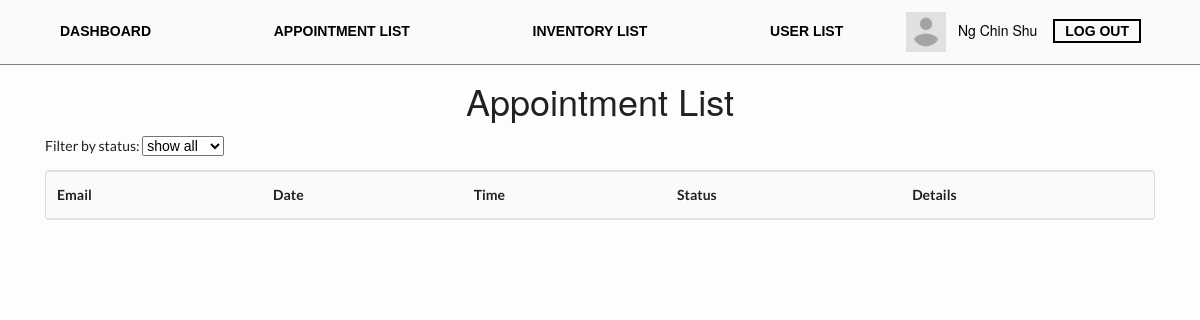
Page /staff/appointment.php (signed in) on the earlier database version.
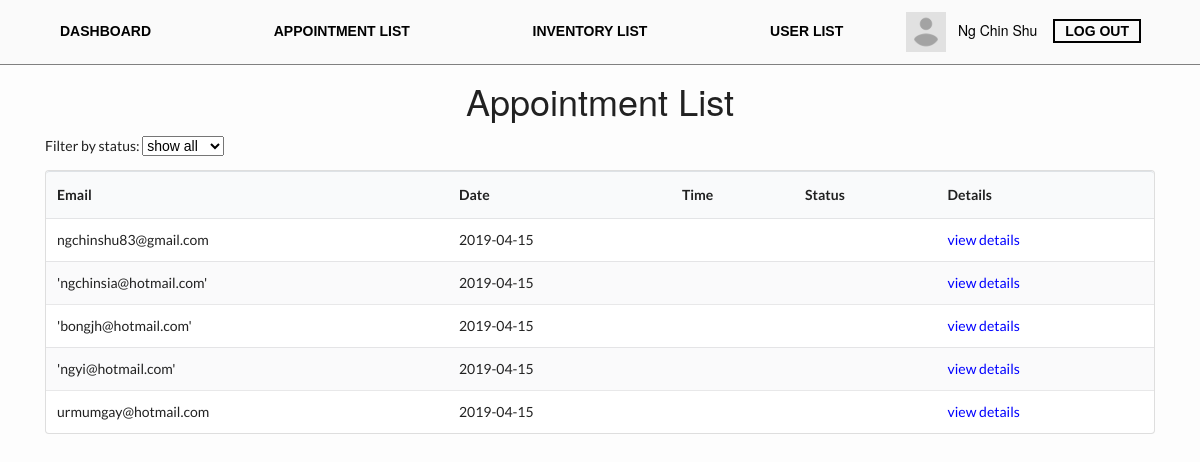
Same page on the later database version.
### tables this page shows
CREATE TABLE `appointments` (
  `appointmentId` int(11) NOT NULL,
  `userId` int(11) NOT NULL,
  `appointmentDate` date NOT NULL,
  `appointmentTime` varchar(50) NOT NULL,
  `typeOfServices` varchar(100) NOT NULL,
  `hairdresser` varchar(100) NOT NULL,
  `request` varchar(200) NOT NULL,
  `status` varchar(20) NOT NULL
);

CREATE TABLE `users` (
  `image_path` varchar(100) DEFAULT NULL,
  `userId` int(11) NOT NULL,
  `email` varchar(100) NOT NULL,
  `contact` varchar(100) NOT NULL,
  `password` varchar(100) DEFAULT NULL,
  `name` varchar(150) NOT NULL,
  `role` varchar(20) NOT NULL,
  `note` varchar(200) DEFAULT NULL,
  `lastSignIn` date DEFAULT NULL,
  `forgotPasswordId` varchar(32) DEFAULT NULL,
  `banned` varchar(10) DEFAULT NULL,
  `bannedDate` date DEFAULT NULL,
  `bannedReason` varchar(255) DEFAULT NULL,
  `bannedDuration` int(10) DEFAULT NULL
);

### staff/appointment.php (the view, shortened to what this page needs)
<?php include '../db_connect.php'; ?>
<?php
$sql = 'SELECT * from appointments INNER JOIN users ON appointments.userId = users.userId';
$q = $conn->query($sql);
$q->setFetchMode(PDO::FETCH_ASSOC);
?>
<!DOCTYPE html>
<html lang="en">
<head>
  <link rel="stylesheet" type="text/css" href="https://stackpath.bootstrapcdn.com/bootstrap/4.3.1/css/bootstrap.min.css">
  <link rel="stylesheet" href="https://cdn.jsdelivr.net/npm/semantic-ui@2.4.2/dist/semantic.min.css">
  <link rel="stylesheet" type="text/css" href="../style.css">
</head>
<body>
    <?php include "../navigationBar.php" ?>
  <div class="container">
    <h1 class="display-4  text-center">Appointment List</h1>
    Filter by status:
    <select name="status" id="filterBox" onchange="onFilterStatus()">
      <option value="all">show all</option>
    </select>
    <table class="ui striped table">
      <thead>
        <tr>
          <th>Email</th>
          <th>Date</th>
          <th>Time</th>
          <th>Status</th>
          <th>Details</th>
        </tr>
      </thead>
      <tbody>
        <?php while ($row = $q->fetch()): ?>
          <tr class="appRow">
            <td><?php echo htmlspecialchars($row['email']) ?></td>
            <td><?php echo htmlspecialchars($row['appointmentDate']); ?></td>
            <td><?php echo htmlspecialchars($row['appointmentTime']); ?></td>
            <td class="appStatus"><?php echo htmlspecialchars($row['status']); ?></td>
            <td><a class="view-details-tag" onclick='onViewAppointment(
              "<?php echo htmlspecialchars($row['status']) ?>",
              "<?php echo htmlspecialchars($row['appointmentId']) ?>",
              "<?php echo htmlspecialchars($row['email']) ?>",
              "<?php echo htmlspecialchars($row['appointmentDate']) ?>",
              "<?php echo htmlspecialchars($row['appointmentTime']) ?>",
              "<?php echo htmlspecialchars($row['typeOfServices']) ?>",
              "<?php echo htmlspecialchars($row['hairdresser']) ?>",
              "<?php echo htmlspecialchars($row['request']) ?>")'>
            <span class="view-details-text">view details<span></a>
            </td>
          </tr>
        <?php endwhile; ?>
      </tbody>
    </table>
  </div>
</body>
</html>

### navigationBar.php
<?php echo "<section id='navigation-bar'>
            <div class='appointment-container'>
                <nav id='sticky-nav'>
                    <ul>"
?>
<?php
    if (isset($_SESSION["id"]) ) {
        if ($_SESSION["role"] == "staff" || $_SESSION["role"] == "manager" ) {
            echo "<li><p><a href='dashboard.php'>DASHBOARD</a></p></li>
            <li><p><a href='appointment.php'>APPOINTMENT LIST</a></p></li>
            <li><p><a href='inventory.php'>INVENTORY LIST</a></p></li>
            <li><p><a href='user.php'>USER LIST</a></p></li>";
        } else {
            echo "<li><p><a href='index.php'>HOME</a></p></li>
            <li><p><a href='appointment.php'>APPOINTMENT</a></p></li>
            <li><p><a href='inventory.php'>PRODUCT</a></p></li>";
        }
    } else {
        echo "<li><p><a href='index.php'>HOME</a></p></li>
        <li><p><a href='appointment.php'>APPOINTMENT</a></p></li>
        <li><p><a href='inventory.php'>PRODUCT</a></p></li>";
    }
?>
<?php
    if (isset($_SESSION["id"]) && !empty($_SESSION["id"]) || isset($_SESSION["access_token"])) {
        $query = "SELECT * FROM `users` WHERE `userId`=:id";
        $data = $conn->prepare($query);
        $data->bindValue(":id", $_SESSION["id"]);
        $data->execute();
        $currentUser = $data->fetch(PDO::FETCH_ASSOC);
        $id = $_SESSION["id"];
        if ($currentUser["image_path"] != NULL) {
            $image_path = $currentUser['image_path'];
            if ($currentUser["role"] == "staff"||$currentUser["role"] == "manager") {
                echo "<a style='color:black;text-decoration:none;' href='../profile.php?id=$id'><span id='profile_image'><img style='height:auto; max-height:40px; margin-right:1%;' src='../$image_path'/></span>";
            } else {
                echo "<a style='color:black;text-decoration:none;' href='profile.php?id=$id'><span id='profile_image'><img style='height:auto; max-height:40px; margin-right:1%; width:40px; height:40px; border-radius:100%;' src='$image_path'/></span>";
            }
        } else {
            if ($currentUser["role"] == "staff"||$currentUser["role"] == "manager") {
                echo "<a style='color:black;text-decoration:none;' href='../profile.php?id=$id'><span id='profile_image'><img id='profile_image_placeholder' style='height:auto; max-height:40px; margin-right:1%;' src='../images/profile-placeholder.png'/></span>";
            } else {
                echo "<a style='color:black;text-decoration:none;' href='profile.php?id=$id'><span id='profile_image'><img id='profile_image_placeholder' style='height:auto; max-height:40px; margin-right:1%;' src='images/profile-placeholder.png'/></span>";
            }
        }
        echo '<span>'.$_SESSION["name"].'</span></a>';
    }
?>
<?php
    if (isset($_SESSION["access_token"])) {
        if ($_SESSION["role"] == "staff"||$_SESSION["role"] == "manager") {
            echo '<li id="logout-button"><p><a id="logout-nav-btn" href="../logout.php">LOG OUT</a></p></li>';
        } else {
            echo '<li id="logout-button"><p><a id="logout-nav-btn" href="logout.php">LOG OUT</a></p></li>';
        }
    } else {
        if (!isset($_SESSION["id"])) {
            echo '<li id="login-button" ><p><a id="login-nav-btn" href="login.php">LOG IN</a></p></li>';
        } else {
            if ($_SESSION["role"] == "staff" || $_SESSION["role"] == "manager") {
                echo '<li id="logout-button"><p><a  id="logout-nav-btn" href="../logout.php">LOG OUT</a></p></li>';
            } else {
                echo '<li id="logout-button"><p><a  id="logout-nav-btn" href="logout.php">LOG OUT</a></p></li>';
            }
        }
    }
?>
<?php
    echo "</ul>
            </nav>
        </div>
    </section>"
?>

### style.css (style rules this page uses)
html { scroll-behavior: smooth; }
html, body { margin: 0; padding: 0; }
body { background-color: #fdfdfd; }
.appointment-container nav ul li { display: inline-block; }
#navigation-bar nav ul li a { text-decoration: none; font-family: 'Oswald', sans-serif; font-weight:bold; color:black; }
#navigation-bar nav ul li { margin: 0 5% 0 5%; }
#navigation-bar nav ul { padding-top: 1%; padding-bottom: 1%; }
#navigation-bar ul, #navigation-bar ul li p { padding: 0; margin:0; }
ul { white-space: nowrap; }
nav { vertical-align: middle; text-align: center; position:relative; z-index: 1; background-color:#FAFAFA; position:sticky; }
#navigation-bar nav ul li#logout-button { margin-left:1%; }
#booknav-btn, #login-nav-btn, #logout-nav-btn { border-width: 2px; border-color:black; border-style: solid; padding:2px 10px 2px 10px; }
#navigation-bar span { font-family: 'Helvetica Neue',Arial,Helvetica,sans-serif; }
.display-4 { font-family: "Helvetica Neue",Helvetica,Arial,sans-serif; }
#navigation-bar li a { font-size: 14px; }
#navigation-bar ul { font-size: 14px; }
h1.display-4 { margin-top:14px; font-size: 36px; }
a.view-details-tag { cursor: pointer; }
span.view-details-text { color: blue; }
#navigation-bar { z-index:100; border-bottom:1px solid grey; }

Differences in the rows shown:
added appointments: userId.email "ngchinshu83@gmail.com", appointmentDate "2019-04-15"
added appointments: userId.email "'ngchinsia@hotmail.com'", appointmentDate "2019-04-15"
added appointments: userId.email "'bongjh@hotmail.com'", appointmentDate "2019-04-15"
added appointments: userId.email "'ngyi@hotmail.com'", appointmentDate "2019-04-15"
added appointments: userId.email "urmumgay@hotmail.com", appointmentDate "2019-04-15"
